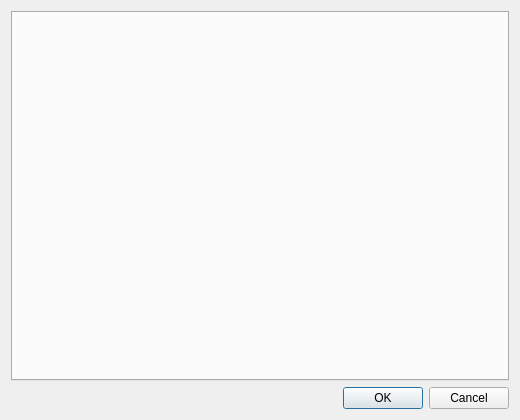
<?xml version="1.0" encoding="UTF-8"?>
<ui version="4.0">
 <class>SessionDialog</class>
 <widget class="QDialog" name="SessionDialog">
  <property name="geometry">
   <rect>
    <x>0</x>
    <y>0</y>
    <width>520</width>
    <height>420</height>
   </rect>
  </property>
  <property name="windowTitle">
   <string>Session</string>
  </property>
  <layout class="QVBoxLayout" name="verticalLayout">
   <item>
    <widget class="QTabWidget" name="tabWidget"/>
   </item>
   <item>
    <widget class="QDialogButtonBox" name="buttonBox">
     <property name="standardButtons">
      <set>QDialogButtonBox::Cancel|QDialogButtonBox::Ok</set>
     </property>
    </widget>
   </item>
  </layout>
 </widget>
 <resources/>
 <connections/>
</ui>
